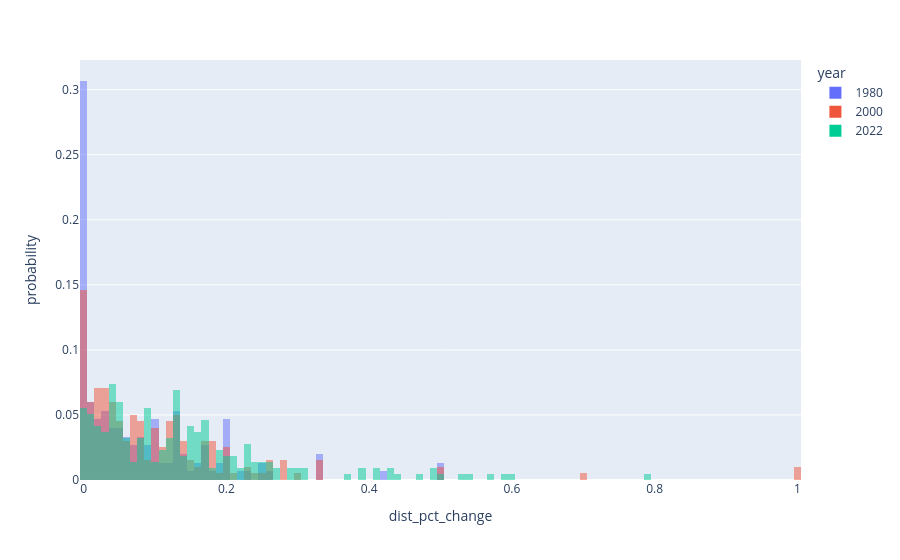

The code cell stored with this chart in its notebook:
### Code cell
year = [2022, 2000, 1980]
px.histogram(
    df_dist_yearly.query("year == @year"),
    x="dist_pct_change",
    nbins=200,
    color="year",
    barmode="overlay",
    histnorm="probability"
)

### Figure 1 — Plotly figure (JSON) as saved in the notebook; plotly's stock layout.template omitted (floating-point values rounded to 4 significant figures; data arrays with more than 128 entries replaced by an {"elided": "..."} marker saying what was removed)
{"data": [{"bingroup": "x", "histnorm": "probability", "hovertemplate": "year=1980<br>dist_pct_change=%{x}<br>probability=%{y}<extra></extra>", "legendgroup": "1980", "marker": {"color": "#636efa", "opacity": 0.5, "pattern": {"shape": ""}}, "name": "1980", "nbinsx": 200, "orientation": "v", "showlegend": true, "x": {"elided": "160 float values"}, "xaxis": "x", "yaxis": "y", "type": "histogram"}, {"bingroup": "x", "histnorm": "probability", "hovertemplate": "year=2000<br>dist_pct_change=%{x}<br>probability=%{y}<extra></extra>", "legendgroup": "2000", "marker": {"color": "#EF553B", "opacity": 0.5, "pattern": {"shape": ""}}, "name": "2000", "nbinsx": 200, "orientation": "v", "showlegend": true, "x": {"elided": "202 float values"}, "xaxis": "x", "yaxis": "y", "type": "histogram"}, {"bingroup": "x", "histnorm": "probability", "hovertemplate": "year=2022<br>dist_pct_change=%{x}<br>probability=%{y}<extra></extra>", "legendgroup": "2022", "marker": {"color": "#00cc96", "opacity": 0.5, "pattern": {"shape": ""}}, "name": "2022", "nbinsx": 200, "orientation": "v", "showlegend": true, "x": {"elided": "217 float values"}, "xaxis": "x", "yaxis": "y", "type": "histogram"}], "layout": {"xaxis": {"anchor": "y", "domain": [0.0, 1.0], "title": {"text": "dist_pct_change"}}, "yaxis": {"anchor": "x", "domain": [0.0, 1.0], "title": {"text": "probability"}}, "legend": {"title": {"text": "year"}, "tracegroupgap": 0}, "margin": {"t": 60}, "barmode": "overlay"}}
